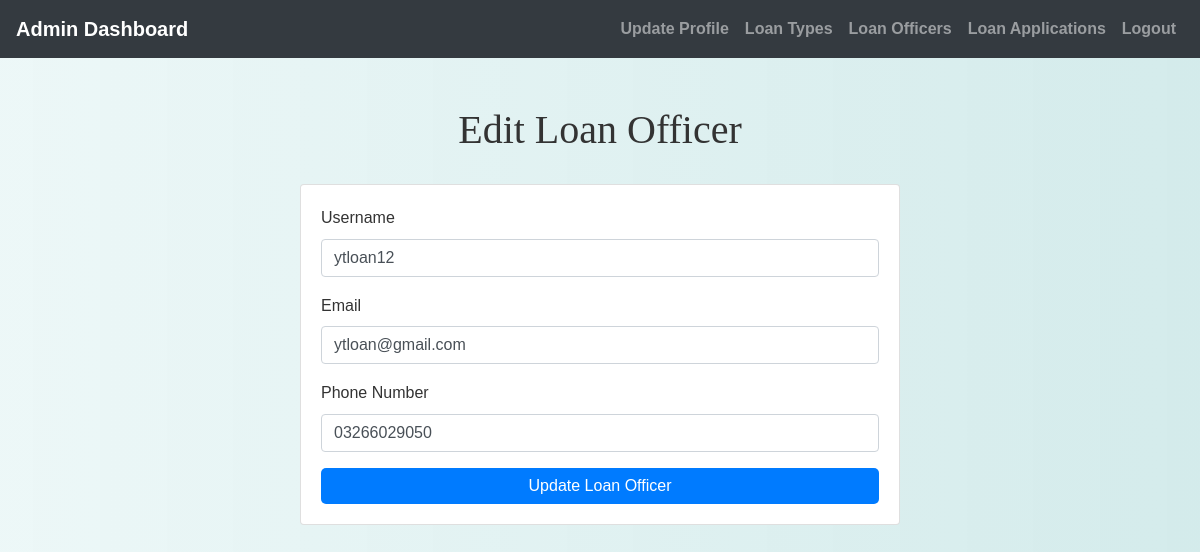
Page /admin/edit_loan_officer.php?id=2 (signed in) on the committed database.
### tables this page shows
CREATE TABLE `loanofficers` (
  `id` int(11) NOT NULL,
  `username` varchar(100) NOT NULL,
  `password` varchar(255) NOT NULL,
  `email` varchar(150) NOT NULL,
  `phone_number` varchar(15) NOT NULL,
  `created_at` datetime NOT NULL,
  `updated_at` datetime NOT NULL
);

### admin/edit_loan_officer.php (the view, shortened to what this page needs)
<?php
include('config.php');
$officer_id = $_GET['id'] ?? null;
if ($_SERVER['REQUEST_METHOD'] !== 'POST') {
    $query = "SELECT * FROM loanofficers WHERE id = ?";
    $stmt = $conn->prepare($query);
    $stmt->bind_param("i", $officer_id);
    $stmt->execute();
    $result = $stmt->get_result();
    $officer = $result->fetch_assoc();
}
?>
<!DOCTYPE html>
<html>
<head>
    <link rel="stylesheet" href="https://maxcdn.bootstrapcdn.com/bootstrap/4.5.2/css/bootstrap.min.css">
    <link rel="stylesheet" href="../css/style.css">
</head>
<body>
<?php include('admin_navbar.php'); ?>
<div class="container mt-5">
    <h1 class="text-center">Edit Loan Officer</h1>
    <div class="card mx-auto" style="max-width: 600px;">
        <div class="card-body">
            <form method="POST">
                <div class="form-group">
                    <label for="username">Username</label>
                    <input type="text" class="form-control" id="username" name="username" value="<?php echo $officer['username']; ?>" required>
                </div>
                <div class="form-group">
                    <label for="email">Email</label>
                    <input type="email" class="form-control" id="email" name="email" value="<?php echo $officer['email']; ?>" required>
                </div>
                <div class="form-group">
                    <label for="phone_number">Phone Number</label>
                    <input type="text" class="form-control" id="phone_number" name="phone_number" value="<?php echo $officer['phone_number']; ?>" required>
                </div>
                <button type="submit" class="btn btn-primary btn-block">Update Loan Officer</button>
            </form>
        </div>
    </div>
</div>
</body>
</html>

### css/style.css (style rules this page uses)
body { background: linear-gradient(90deg, rgba(233, 246, 246, 0.831), rgba(207, 233, 233, 0.9)); font-family: 'Arial', sans-serif; color: #333; line-height: 1.6; }
h1, h2, h3, h4 { text-align: center; margin-top: 30px; margin-bottom: 30px; font-family: 'Georgia', serif; }
.container { margin-bottom: 40px; }
.btn-primary { color: #fff; border: none; border-radius: 5px; cursor: pointer; transition: background-color 0.3s ease; }

### rows in the picture
loanofficers: username "ytloan12", email "ytloan@gmail.com", phone_number "03266029050"
